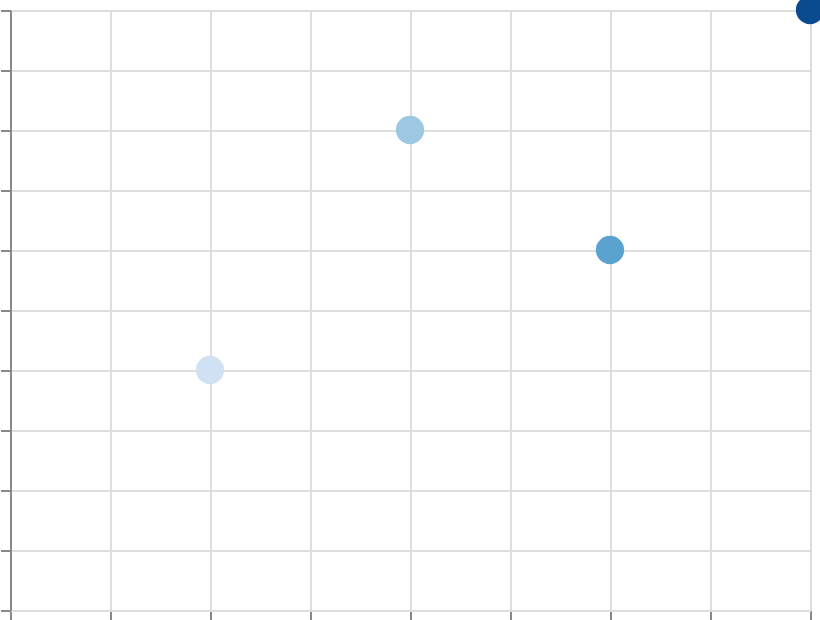

Write the Vega-Lite specification saved for this chart.
### Vega specification from a JSON file in a GitHub repository (floating-point values rounded to 4 significant figures)
{"$schema": "https://vega.github.io/schema/vega/v6.json", "width": 400, "height": 300, "padding": 5, "autosize": "none", "data": [{"name": "table", "values": [{"x": 1, "y": 2, "val": 10}, {"x": 2, "y": 4, "val": 30}, {"x": 3, "y": 3, "val": 50}, {"x": 4, "y": 5, "val": 90}]}], "scales": [{"name": "x", "type": "linear", "domain": {"data": "table", "field": "x"}, "range": "width", "nice": true}, {"name": "y", "type": "linear", "domain": {"data": "table", "field": "y"}, "range": [{"signal": "height"}, 0], "nice": true}, {"name": "color", "type": "linear", "domain": {"data": "table", "field": "val"}, "range": {"scheme": "blues"}}], "marks": [{"type": "symbol", "from": {"data": "table"}, "encode": {"update": {"x": {"scale": "x", "field": "x"}, "y": {"scale": "y", "field": "y"}, "size": {"value": 200}, "fill": {"scale": "color", "field": "val"}}}}], "axes": [{"scale": "x", "orient": "bottom", "grid": true, "labels": false}, {"scale": "y", "orient": "left", "grid": true, "labels": false}], "legends": [{"fill": "color"}]}
